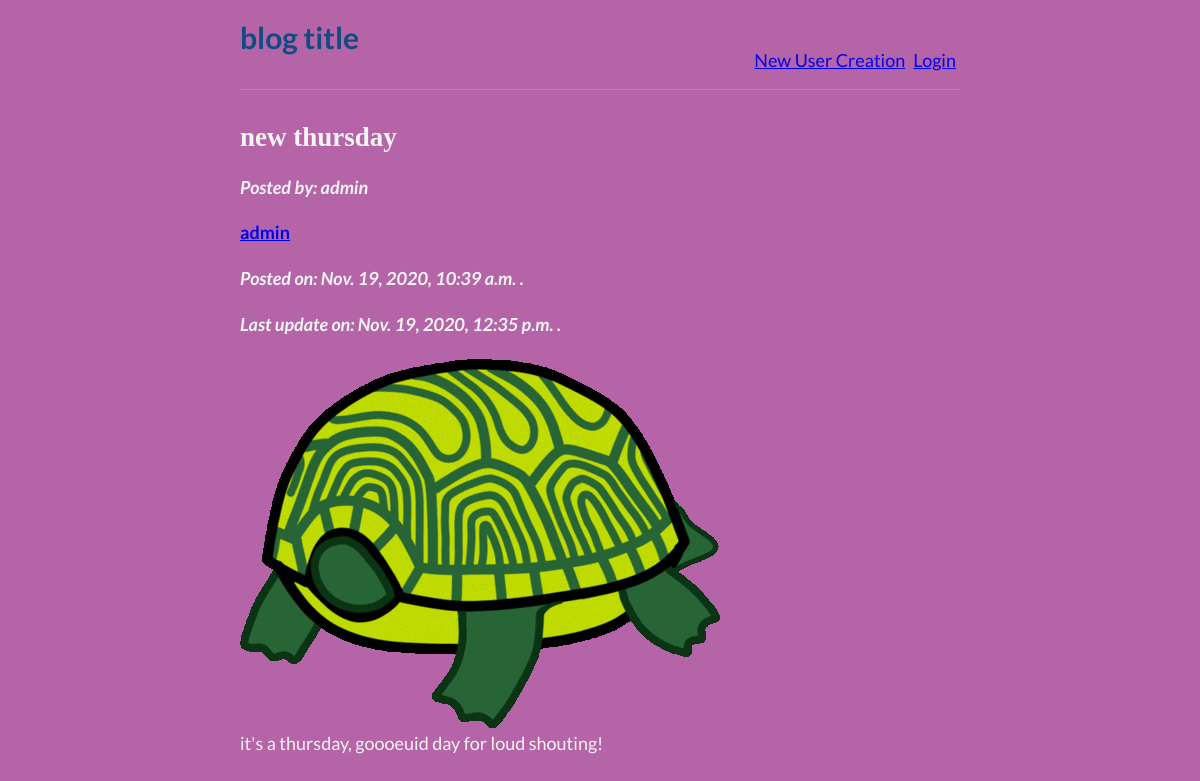
The page /blog_app/1/ on the database its author committed.
### blog_app/models.py (models this page shows, shortened)
class Post(models.Model):
    title = models.CharField(max_length=200)
    author = models.ForeignKey('auth.User', on_delete=models.CASCADE)
    created = models.DateTimeField(auto_now_add=True)
    updated = models.DateTimeField(auto_now=True) # useful, lookup
    caption = models.CharField(max_length=500)
    photo = models.ImageField(upload_to="media/")
    class Meta:
        ordering = ['-created']

### blog_app/views.py (the view)
# urls.py: path('blog_app/<int:pk>/', views.BlogDetailView.as_view(), name='detail'),
class BlogDetailView(DetailView):
    model = Post
    template_name = 'post_detail.html'

### templates/post_detail.html (shortened to what this page needs)
{% extends 'base.html' %}
    {% block content %}
      <div class="post-entry">
        <h2> {{ post.title }} </h2>
        <h4><em>Posted by: {{ post.author.username}} </h4></em>
        <h4> <a href="{% url 'users_app:profile' post.author.username %}"> {{ post.author.username }} </a> </h4>
        <h4><em>Posted on: {{ post.created }} .</h4></em>
        <h4><em>Last update on: {{ post.updated }} .</h4></em>
        <p> <img src="{{ post.photo.url }}" caption="{{ post.photo.url }}"> </p>
        <p> {{ post.caption | linebreaks }} </p>
      </div>
    {% endblock content %}

### static/css/main.css (style rules this page uses)
* { font-family: 'Lato', sans-serif; }
body { background-color: rgb(177, 247, 247); margin-left: 5%; margin-right: 5%; }
@media (min-width: 700px) { body { margin-left: 20%; margin-right: 20%; } }

### static/css/base.css (style rules this page uses)
body { font-family: 'Libre Franklin', sans-serif; font-size: 18px; background-color: #B565A7; color: whitesmoke; }
h1, h2, h3, h4, h5, h6 { font-family: 'EB Garamond', serif; }
.post-entry { margin-bottom: 2rem; }
.post-entry h2 { margin: 0.5rem 0; }
.post-entry p { margin: 0; font-weight: 400; }

### rows shown on the page
Post: title "new thursday", author.username "admin", created "Nov. 19, 2020, 10:39 a.m.", updated "Nov. 19, 2020, 12:35 p.m.", photo (picture), caption "it's a thursday, goooeuid day for loud shouting!"
